Frame 1 (no input): blank canvas, image omitted
Frame 60 (no input): blank canvas, image omitted
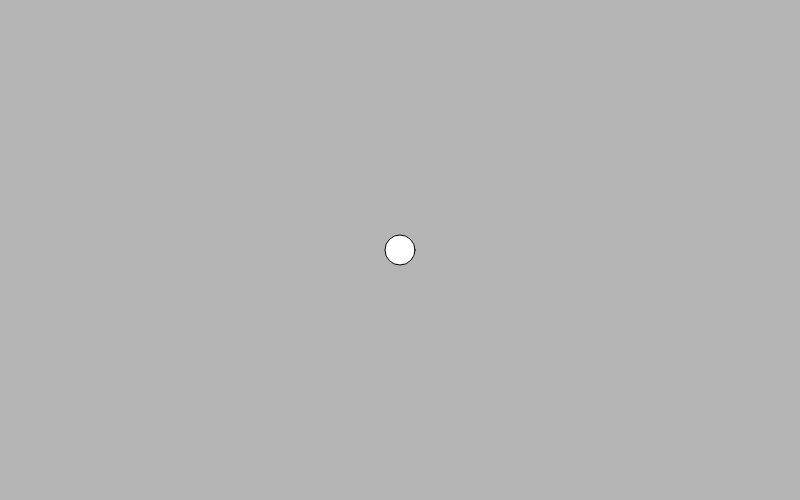
Frame 120 (the mouse pressed at the canvas centre since frame 60)

The p5.js sketch whose frames 1 and 60 were blank and that drew this single picture after the mouse press (run headless with seeded random() and noise() and a simulated clock; from frame 60 on, the mouse is pressed at the canvas centre):

// p5.js sketch
// ── sketch.js
let particles = [];
let particle;
let gravity;
let isPressed = false;

function setup() {
    createCanvas(800, 500);
}

function draw() {
    background(180);
    if (isPressed) {
        line(mouseX, mouseY, particle.pos.x, particle.pos.y);
    }

    for (let i = 0; i < particles.length; i++) {
        const particle = particles[i];
        particle.applyForce(gravity);
        particle.update();
        particle.display();
    }
}

function mousePressed() {
    isPressed = true;
    particle = new Particle(mouseX, mouseY, 15);
    particles.push(particle);
}

function mouseReleased() {
    isPressed = false;
    const mouse = createVector(mouseX, mouseY);
    const force = p5.Vector.sub(particle.pos, mouse);
    force.div(10);
    particle.applyForce(force);
    particle.setActive(true);
}
// ── particle.js
class Particle {
    constructor(x, y, r) {
        this.pos = createVector(x, y);
        this.vel = createVector(0, 0);
        this.acc = createVector(0, 0);
        this.r = r;
        this.friction = 0.995;
        this.isActive = false;
    }

    setActive(active) {
        this.isActive = active;
        //active는 함수의 매개변수다. 함수 setActive를 호출할 때 우리가 active 값을 넣게 된다. 
    }

    applyForce(force) {
        this.acc.add(force);
    }

    bounce() {
        if(this.pos.y > height) {
            this.pos.y = height;
            this.vel.y *= -1;
        } else if (this.pos.y < 0) {
            this.pos.y = 0;
            this.vel.y *= -1;
        }

        if (this.pos.x > width) {
            this.pos.x = width;
            this.vel.x *= -1;
        } else if (this.pos.x < 0) {
            this.pos.x = 0;
            this.vel.x *= -1;
        }
 
    }

    update() {
        if(!this.isActive) return;
        this.vel.add(this.acc);
        this.pos.add(this.vel);
        this.acc.mult(0);
        this.vel.mult(this.friction);
        this.bounce();
    }

    display() {
        circle(this.pos.x, this.pos.y, this.r * 2);
    }

}
